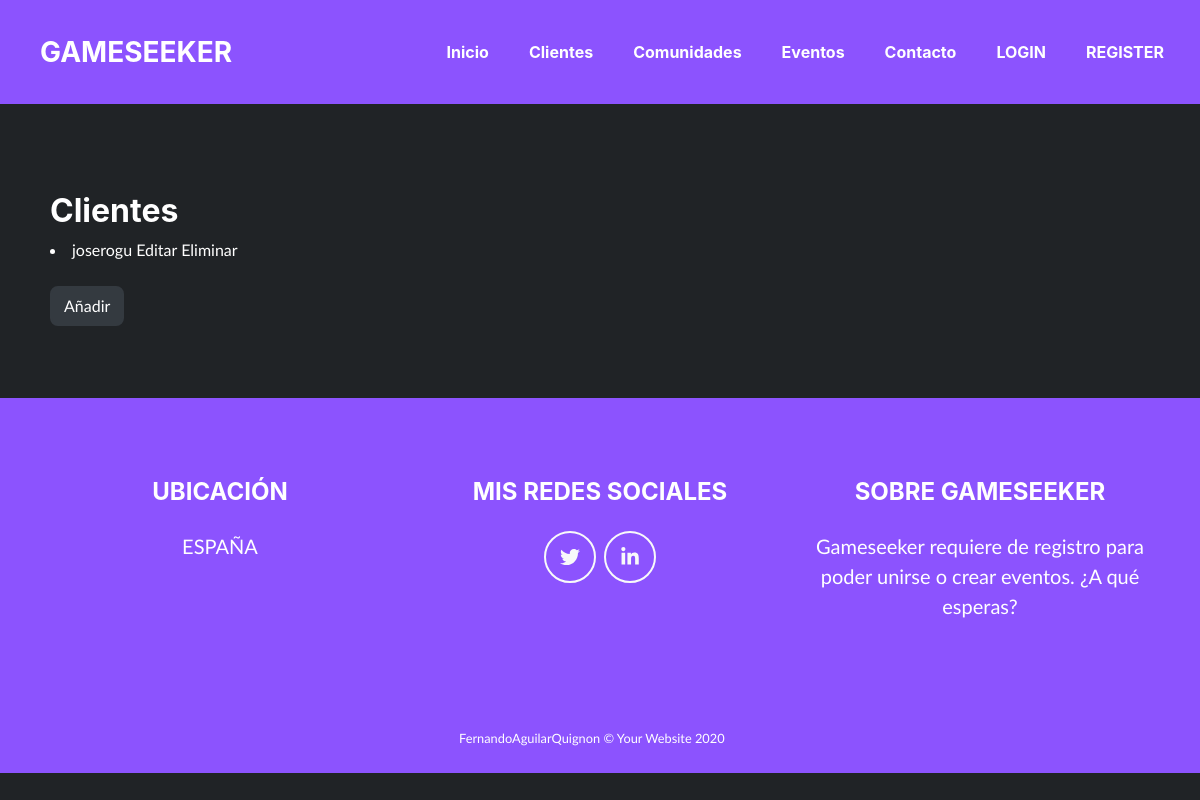
The page /clients/ on the database as committed earlier.
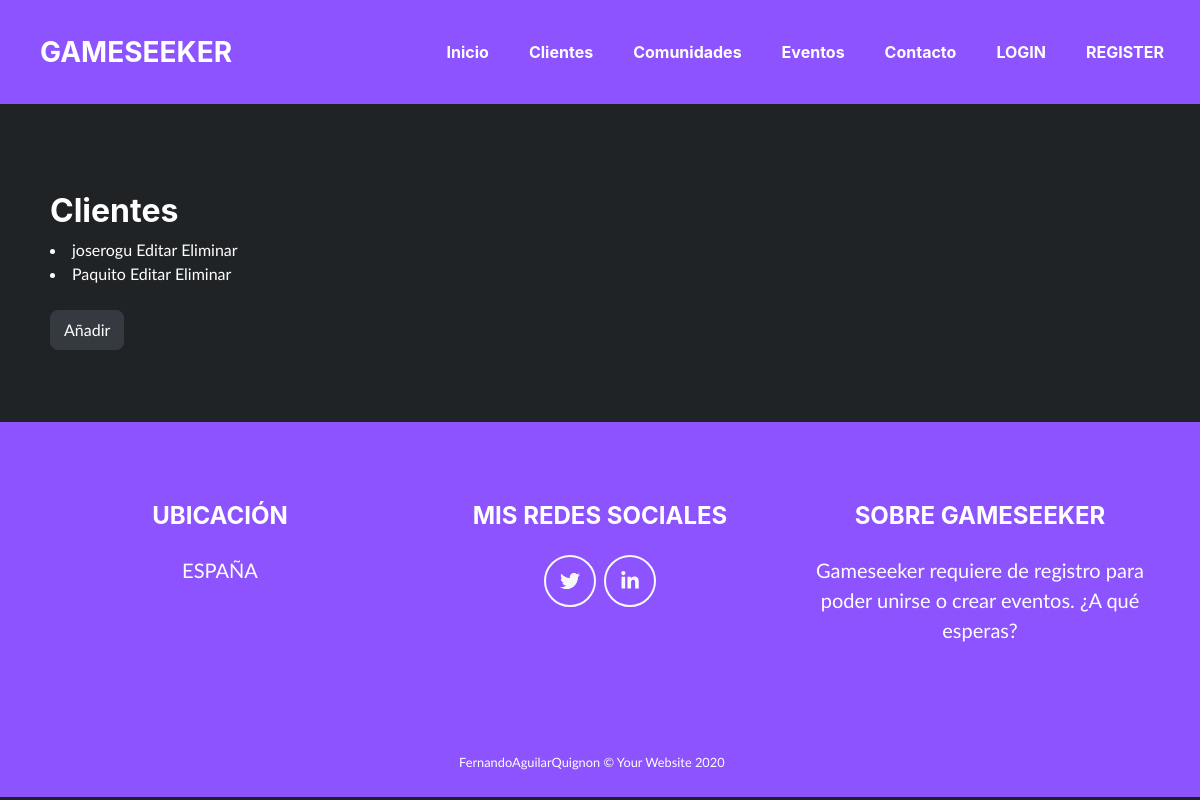
The same page on the database as committed later.
### gameseek_app/models.py (models this page shows, shortened)
class Client(AbstractUser):
    class Gender(models.TextChoices):
        VACIO = "VACIO", _("----")
        HOMBRE = "HOMBRE", _("Hombre")
        MUJER = "MUJER", _("Mujer")
        OTRO = "OTRO", _("Otro")
    gender = models.CharField(
        max_length = 7,
        choices=Gender.choices,
        default=Gender.VACIO,
    )
    language = models.CharField(max_length = 100, null=True)
    birthday = models.DateField(null=True)

### gameseek_app/views.py (the view)
# urls.py: path("clients/", ClientListView.as_view(), name="clients-list"),
class ClientListView(ListView):
    model = Client

### gameseek_app/templates/gameseek_app/client_list.html (shortened to what this page needs)
{% extends "base.html" %}
{% block content %}
    <section class="page-section portfolio" id="portfolio">
    <h2>Clientes</h2>
    {% for client in object_list %}
    <li><a href={% url 'gmsk:clients-detail' client.id %}>{{ client.username }} </a><a href={% url 'gmsk:clients-update' client.id %}>Editar  </a><a href={% url 'gmsk:clients-delete' client.id %}>Eliminar</a></li>
    {% endfor %}
    <br>
    <button type="button" class="btn btn-dark" onclick="window.location.href='/register/'">Añadir</button>
    </section>
{% endblock %}

Rows that differ between the two databases and show on the page:
added Client: username "Paquito"
